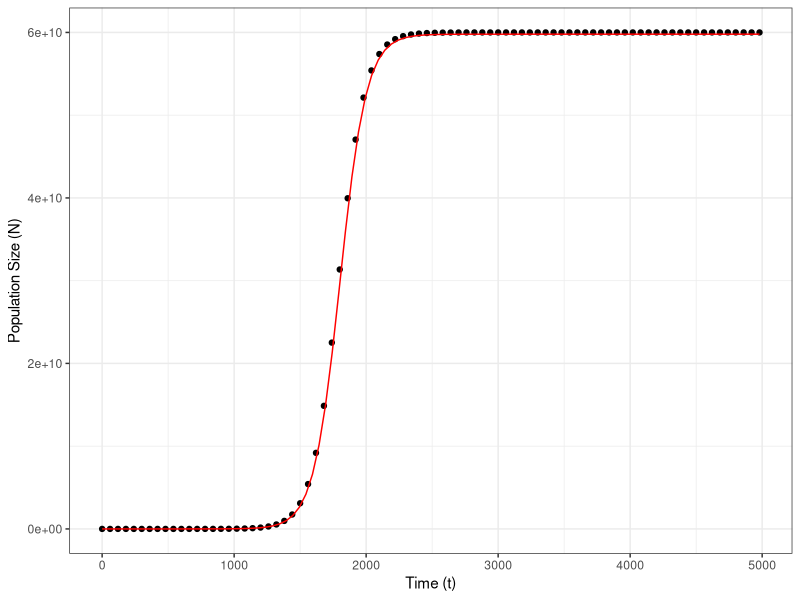

Write R code to recreate this figure.
# Load the required library
install.packages("ggplot2", dependencies=TRUE)
library(ggplot2)

# Load the data
# Replace 'your_file_path.csv' with the actual path to your CSV file
growth_data <- read.csv("experiment.csv.csv")

# Define the logistic growth function
logistic_fun <- function(t) {
  # Calculate N based on logistic growth parameters
  N <- (N0 * K * exp(r * t)) / (K - N0 + N0 * exp(r * t))
  return(N)
}

# Parameters: Replace these with actual estimated values from your model fitting
N0 <- 879 # Initial population size (e.g., first observed population size in your dataset)
  r <- 0.0100086   # Growth rate (e.g., from the summary of model1)
  K <- 5.979e+10   # Carrying capacity (e.g., from the summary of model2)
  
# Plotting the data and the logistic model with a logarithmic y-axis
  ggplot(data = growth_data, aes(x = t, y = N)) +
    geom_point() +  # Plot observed data points
    geom_function(fun = logistic_fun, colour = "red") +  # Overlay logistic model as a red line
    xlab("Time (t)") +
    ylab("Population Size (N)") +
    theme_bw()


